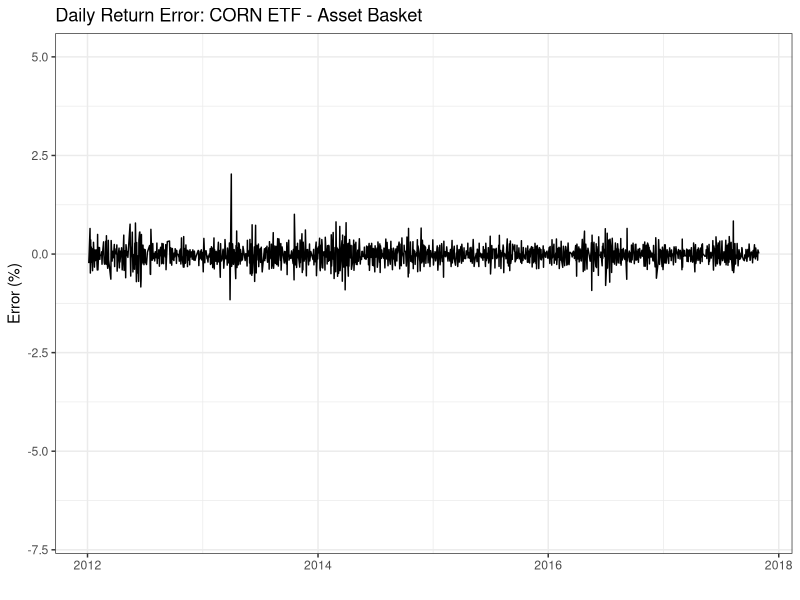

Generate this figure with R:
rm(list=ls())
library(readxl)
library(tidyverse)
library(ggthemes)


#----------------Load Data, order, and subset--------------#
# Import data from excel sheet
data <- read_excel("Data_Update.xlsx", 
                   col_types = c("date", "numeric", "numeric", 
                                 "numeric", "numeric", "numeric", 
                                 "numeric", "numeric", "numeric", 
                                 "numeric", "numeric", "numeric", 
                                 "numeric", "numeric", "numeric", 
                                 "numeric", "numeric", "numeric", 
                                 "numeric", "numeric", "numeric", 
                                 "numeric", "numeric", "numeric", 
                                 "numeric", "numeric", "numeric", 
                                 "numeric", "numeric", "numeric", 
                                 "numeric", "numeric", "numeric", 
                                 "numeric", "numeric", "numeric", 
                                 "numeric"))

data <- data[order(data$DATE),] #order by date
data <- subset(data, DATE < as.Date("2017-10-31")) #subset the data to only include those tyler used
data$asset_basket <- (data$`F1(.35)` * 0.35) + (data$`F2(.3)` * 0.3) + (data$`F3(.35)` * 0.35) # reconstruct asset basket

#--------------Calculate returns and Errors-----------------#

data$per_nav_return <- log(data$CORN_NAV/lag(data$CORN_NAV)) #calculate percent daily return in nav
data$per_etf_return <- log(data$CORN_MID/lag(data$CORN_MID)) #calculate percent daily return in etf
data$per_asset_return <- log(data$asset_basket/lag(data$asset_basket)) #calculate daily return in asset basket
data$etf_asset_error <- data$per_etf_return - data$per_asset_return #calculate error (%) between etf and asset
data <- na.omit(data) # remove all rows with NA, which are the last day of roll rows

#-------------Exploratory Plots----------------------------#

qplot(data$DATE, (data$etf_asset_error * 100), geom='line') + theme_bw() + 
  ggtitle('Daily Return Error: CORN ETF - Asset Basket') +
  ylab('Error (%)') + xlab('') + ylim(-7,5)

TE1 <- sum(abs(data$etf_asset_error)) / nrow(data)

#------------Dummy-----------------------------------------#

model <- lm(abs(data$etf_asset_error) ~ abs(data$per_etf_return) + data$`C WASDE` + data$`C WASDE + CP` + data$`C Grain Stocks` +
              data$`C Prospective Plantings` + data$`C Acreage Report` + data$`C Cattle on Feed` +
              data$`C Hogs & Pigs` + data$`C Day Before Roll` + data$`C Day After Roll` +
              data$`C Feb` + data$`C Mar` + data$`C April` + data$`C May` + data$`C June` +
              data$`C July` + data$`C Aug` + data$`C Sept` + data$`C Oct` + data$`C Nov` +
              data$`C Dec` + data$`C 2012` + data$`C 2013` + data$`C 2014` + data$`C 2015` +
              data$`C 2017`, 
            data = data)
summary(model)
